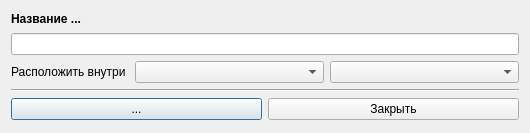
<?xml version="1.0" encoding="UTF-8"?>
<ui version="4.0">
 <class>NedNodeDialogWindow</class>
 <widget class="QDialog" name="NedNodeDialogWindow">
  <property name="geometry">
   <rect>
    <x>0</x>
    <y>0</y>
    <width>530</width>
    <height>133</height>
   </rect>
  </property>
  <property name="maximumSize">
   <size>
    <width>16777215</width>
    <height>133</height>
   </size>
  </property>
  <property name="windowTitle">
   <string>Dialog</string>
  </property>
  <layout class="QVBoxLayout" name="verticalLayout">
   <property name="bottomMargin">
    <number>9</number>
   </property>
   <item>
    <widget class="QLabel" name="namenode">
     <property name="minimumSize">
      <size>
       <width>0</width>
       <height>0</height>
      </size>
     </property>
     <property name="maximumSize">
      <size>
       <width>16777215</width>
       <height>16</height>
      </size>
     </property>
     <property name="styleSheet">
      <string notr="true">font-weight: bold;</string>
     </property>
     <property name="text">
      <string>&lt;html&gt;&lt;head/&gt;&lt;body&gt;&lt;p&gt;Название ...&lt;/p&gt;&lt;/body&gt;&lt;/html&gt;</string>
     </property>
     <property name="textFormat">
      <enum>Qt::AutoText</enum>
     </property>
     <property name="scaledContents">
      <bool>false</bool>
     </property>
    </widget>
   </item>
   <item>
    <widget class="QLineEdit" name="lineedit_namenode">
     <property name="text">
      <string/>
     </property>
    </widget>
   </item>
   <item>
    <layout class="QHBoxLayout" name="hl_placement" stretch="0,1,1">
     <item>
      <widget class="QLabel" name="label_placement">
       <property name="text">
        <string>Расположить внутри </string>
       </property>
      </widget>
     </item>
     <item>
      <widget class="QComboBox" name="combox_parent"/>
     </item>
     <item>
      <widget class="QComboBox" name="combox_neighboor"/>
     </item>
    </layout>
   </item>
   <item>
    <widget class="Line" name="line">
     <property name="orientation">
      <enum>Qt::Horizontal</enum>
     </property>
    </widget>
   </item>
   <item>
    <layout class="QHBoxLayout" name="hl_addsaveclose">
     <item>
      <widget class="QPushButton" name="btn_nestag">
       <property name="text">
        <string>...</string>
       </property>
      </widget>
     </item>
     <item>
      <widget class="QPushButton" name="btn_close">
       <property name="text">
        <string>Закрыть</string>
       </property>
       <property name="icon">
        <iconset resource="../../resources.qrc">
         <normaloff>:/icons/resources/icons/close.svg</normaloff>:/icons/resources/icons/close.svg</iconset>
       </property>
      </widget>
     </item>
    </layout>
   </item>
  </layout>
 </widget>
 <resources>
  <include location="../../resources.qrc"/>
 </resources>
 <connections/>
</ui>
